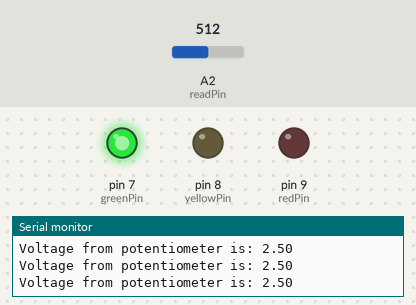
Simulated run of this sketch. Board: Arduino Uno, built with avr-gcc and run on an emulated ATmega328P. On the bench: output pins drawn as LEDs (lit = HIGH), the last lines printed to the serial monitor. The test bench sets the inputs (shaded band); at power-on: A2 (readPin) = 512.

Above: at 1.3 s.
1.4 s: A2 (readPin) set to 605
2.9 s: A2 (readPin) set to 625
At 4.1 s:
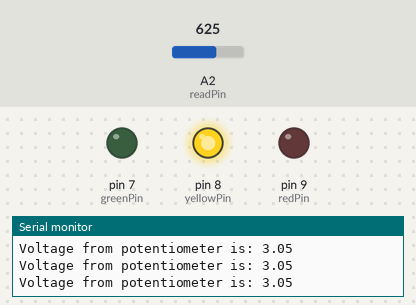
4.5 s: A2 (readPin) set to 811
6.0 s: A2 (readPin) set to 834
At 6.5 s:
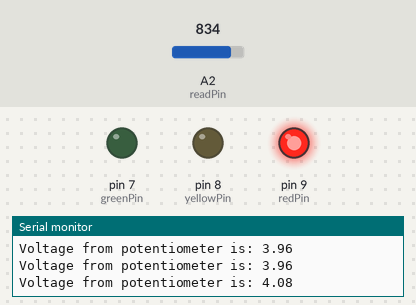
7.5 s: A2 (readPin) set to 716
At 8.7 s:
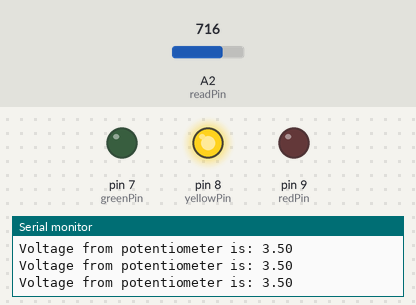
9.0 s: A2 (readPin) set to 900
At 10.1 s:
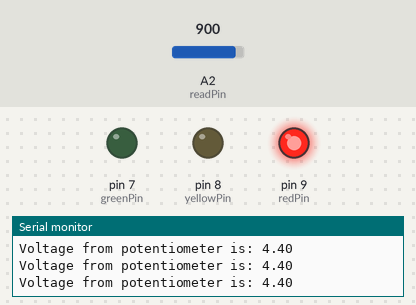
Timing chart, 0 to 11.5 s (numbered marks = the images above; inputs shaded):
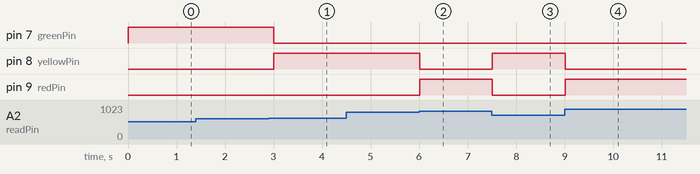

The sketch:

13-understanding_if_statements_homework.ino
```cpp
int readPin = A2;
float v2;
String voltageStr = "Voltage from potentiometer is: ";

int greenPin = 7;
int yellowPin = 8;
int redPin = 9;

void setup() {
  // put your setup code here, to run once:
  pinMode(readPin, INPUT);
  pinMode(greenPin, OUTPUT);
  pinMode(yellowPin, OUTPUT);
  pinMode(redPin, OUTPUT);
  Serial.begin(9600);
}

void loop() {
  // put your main code here, to run repeatedly:
  v2 = analogRead(readPin) * 5.0/1023.0;
  Serial.println(voltageStr + v2);

  digitalWrite(greenPin, v2 < 3 ? HIGH : LOW);
  digitalWrite(yellowPin, v2 >= 3 && v2 < 4 ? HIGH : LOW);
  digitalWrite(redPin, v2 >= 4 ? HIGH : LOW);
  delay(500);
}
```

Measured:
- the behaviour switches between 613 and 614 on A2 (readPin) (found by bisection; images 0 and 1)
- the behaviour switches between 818 and 819 on A2 (readPin) (found by bisection; images 1 and 2)
- after the input at 2.9 s, pin 7 (greenPin): HIGH → LOW after 0.10 s; pin 8 (yellowPin): LOW → HIGH after 0.10 s
- after the input at 6.0 s, pin 8 (yellowPin): HIGH → LOW at once; pin 9 (redPin): LOW → HIGH at once
- after the input at 7.5 s, pin 8 (yellowPin): LOW → HIGH at once; pin 9 (redPin): HIGH → LOW at once
- after the input at 9.0 s, pin 8 (yellowPin): HIGH → LOW at once; pin 9 (redPin): LOW → HIGH at once
